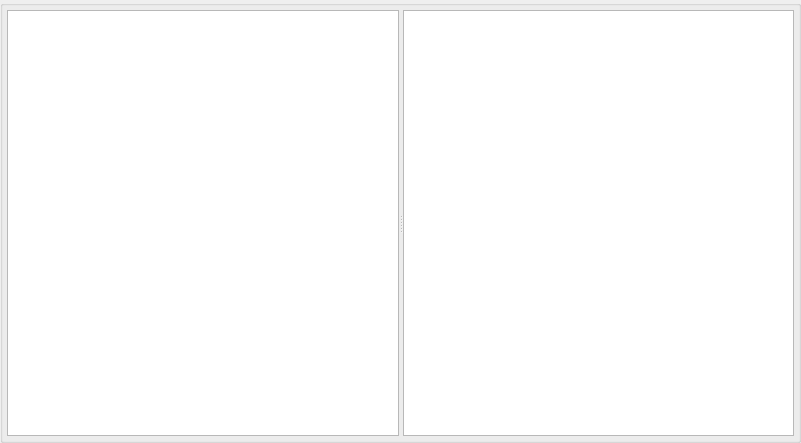
<ui version="4.0" >
 <class>eoListBrowserClass</class>
 <widget class="QWidget" name="eoListBrowserClass" >
  <property name="geometry" >
   <rect>
    <x>0</x>
    <y>0</y>
    <width>801</width>
    <height>443</height>
   </rect>
  </property>
  <property name="windowTitle" >
   <string>Form</string>
  </property>
  <layout class="QVBoxLayout" >
   <property name="spacing" >
    <number>0</number>
   </property>
   <property name="leftMargin" >
    <number>0</number>
   </property>
   <property name="topMargin" >
    <number>0</number>
   </property>
   <property name="rightMargin" >
    <number>0</number>
   </property>
   <property name="bottomMargin" >
    <number>0</number>
   </property>
   <item>
    <widget class="QGroupBox" name="box" >
     <property name="title" >
      <string/>
     </property>
     <layout class="QVBoxLayout" >
      <property name="spacing" >
       <number>4</number>
      </property>
      <property name="leftMargin" >
       <number>4</number>
      </property>
      <property name="topMargin" >
       <number>4</number>
      </property>
      <property name="rightMargin" >
       <number>4</number>
      </property>
      <property name="bottomMargin" >
       <number>4</number>
      </property>
      <item>
       <widget class="QSplitter" name="splitter" >
        <property name="orientation" >
         <enum>Qt::Horizontal</enum>
        </property>
        <property name="childrenCollapsible" >
         <bool>false</bool>
        </property>
        <widget class="QListView" name="list" >
         <property name="focusPolicy" >
          <enum>Qt::NoFocus</enum>
         </property>
        </widget>
        <widget class="QTextBrowser" name="browser" >
         <property name="focusPolicy" >
          <enum>Qt::NoFocus</enum>
         </property>
        </widget>
       </widget>
      </item>
     </layout>
    </widget>
   </item>
  </layout>
 </widget>
 <resources/>
 <connections/>
</ui>
